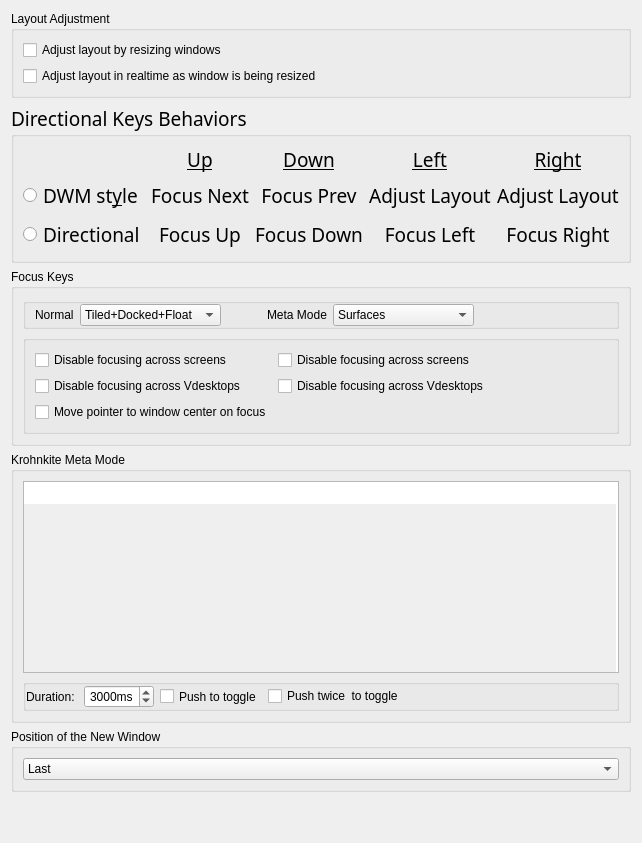
     <widget class="QWidget" name="_4_behaviorTab">
      <attribute name="title">
       <string>Behavior</string>
      </attribute>
      <layout class="QVBoxLayout" name="verticalLayout_6">
       <item>
        <widget class="QGroupBox" name="GB_1_layoutAdjustment">
         <property name="title">
          <string>Layout Adjustment</string>
         </property>
         <layout class="QVBoxLayout" name="verticalLayout_7">
          <item>
           <widget class="QCheckBox" name="kcfg_adjustLayout">
            <property name="toolTip">
             <string>Resizing window will cause layout to be adjusted. The actual behaviour might differ based on layout in use.</string>
            </property>
            <property name="text">
             <string>Adjust layout by resizing windows</string>
            </property>
           </widget>
          </item>
          <item>
           <widget class="QCheckBox" name="kcfg_adjustLayoutLive">
            <property name="toolTip">
             <string>If enabled, resizing window will immediately adjust layout. If disabled, layout will be adjusted *after* window resizing is over.</string>
            </property>
            <property name="text">
             <string>Adjust layout in realtime as window is being resized</string>
            </property>
           </widget>
          </item>
         </layout>
        </widget>
       </item>
       <item>
        <widget class="QGroupBox" name="GB_2_directionalMode">
         <property name="font">
          <font>
           <family>Noto Sans</family>
           <pointsize>14</pointsize>
           <italic>false</italic>
           <bold>false</bold>
          </font>
         </property>
         <property name="title">
          <string>Directional Keys Behaviors</string>
         </property>
         <layout class="QGridLayout" name="gridLayout_4">
          <item row="2" column="0">
           <widget class="QRadioButton" name="kcfg_directionalKeyFocus">
            <property name="sizePolicy">
             <sizepolicy hsizetype="Maximum" vsizetype="Fixed">
              <horstretch>0</horstretch>
              <verstretch>0</verstretch>
             </sizepolicy>
            </property>
            <property name="font">
             <font>
              <family>Noto Sans</family>
              <pointsize>14</pointsize>
              <italic>false</italic>
              <bold>false</bold>
             </font>
            </property>
            <property name="text">
             <string>Directional</string>
            </property>
            <attribute name="buttonGroup">
             <string notr="true">directionalKeyButtonGroup</string>
            </attribute>
           </widget>
          </item>
          <item row="0" column="4">
           <widget class="QLabel" name="label_5">
            <property name="font">
             <font>
              <family>Noto Sans</family>
              <pointsize>14</pointsize>
              <italic>false</italic>
              <bold>false</bold>
              <underline>true</underline>
             </font>
            </property>
            <property name="text">
             <string>Right</string>
            </property>
            <property name="alignment">
             <set>Qt::AlignmentFlag::AlignCenter</set>
            </property>
           </widget>
          </item>
          <item row="2" column="4">
           <widget class="QLabel" name="label_12">
            <property name="text">
             <string>Focus Right</string>
            </property>
            <property name="alignment">
             <set>Qt::AlignmentFlag::AlignCenter</set>
            </property>
           </widget>
          </item>
          <item row="1" column="2">
           <widget class="QLabel" name="label_6">
            <property name="text">
             <string>Focus Prev</string>
            </property>
            <property name="alignment">
             <set>Qt::AlignmentFlag::AlignCenter</set>
            </property>
           </widget>
          </item>
          <item row="0" column="3">
           <widget class="QLabel" name="label_4">
            <property name="font">
             <font>
              <family>Noto Sans</family>
              <pointsize>14</pointsize>
              <italic>false</italic>
              <bold>false</bold>
              <underline>true</underline>
             </font>
            </property>
            <property name="text">
             <string>Left</string>
            </property>
            <property name="alignment">
             <set>Qt::AlignmentFlag::AlignCenter</set>
            </property>
           </widget>
          </item>
          <item row="0" column="2">
           <widget class="QLabel" name="label_3">
            <property name="font">
             <font>
              <family>Noto Sans</family>
              <pointsize>14</pointsize>
              <italic>false</italic>
              <bold>false</bold>
              <underline>true</underline>
             </font>
            </property>
            <property name="text">
             <string>Down</string>
            </property>
            <property name="alignment">
             <set>Qt::AlignmentFlag::AlignCenter</set>
            </property>
           </widget>
          </item>
          <item row="1" column="3">
           <widget class="QLabel" name="label_7">
            <property name="text">
             <string>Adjust Layout</string>
            </property>
            <property name="alignment">
             <set>Qt::AlignmentFlag::AlignCenter</set>
            </property>
           </widget>
          </item>
          <item row="2" column="3">
           <widget class="QLabel" name="label_11">
            <property name="text">
             <string>Focus Left</string>
            </property>
            <property name="alignment">
             <set>Qt::AlignmentFlag::AlignCenter</set>
            </property>
           </widget>
          </item>
          <item row="1" column="1">
           <widget class="QLabel" name="label">
            <property name="text">
             <string>Focus Next</string>
            </property>
            <property name="alignment">
             <set>Qt::AlignmentFlag::AlignCenter</set>
            </property>
           </widget>
          </item>
          <item row="1" column="0">
           <widget class="QRadioButton" name="kcfg_directionalKeyDwm">
            <property name="sizePolicy">
             <sizepolicy hsizetype="Maximum" vsizetype="Fixed">
              <horstretch>0</horstretch>
              <verstretch>0</verstretch>
             </sizepolicy>
            </property>
            <property name="font">
             <font>
              <family>Noto Sans</family>
              <pointsize>14</pointsize>
              <italic>false</italic>
              <bold>false</bold>
             </font>
            </property>
            <property name="text">
             <string>DWM st&amp;yle</string>
            </property>
            <attribute name="buttonGroup">
             <string notr="true">directionalKeyButtonGroup</string>
            </attribute>
           </widget>
          </item>
          <item row="2" column="2">
           <widget class="QLabel" name="label_10">
            <property name="text">
             <string>Focus Down</string>
            </property>
            <property name="alignment">
             <set>Qt::AlignmentFlag::AlignCenter</set>
            </property>
           </widget>
          </item>
          <item row="2" column="1">
           <widget class="QLabel" name="label_9">
            <property name="text">
             <string>Focus Up</string>
            </property>
            <property name="alignment">
             <set>Qt::AlignmentFlag::AlignCenter</set>
            </property>
           </widget>
          </item>
          <item row="1" column="4">
           <widget class="QLabel" name="label_8">
            <property name="text">
             <string>Adjust Layout</string>
            </property>
            <property name="alignment">
             <set>Qt::AlignmentFlag::AlignCenter</set>
            </property>
           </widget>
          </item>
          <item row="0" column="1">
           <widget class="QLabel" name="label_2">
            <property name="font">
             <font>
              <family>Noto Sans</family>
              <pointsize>14</pointsize>
              <italic>false</italic>
              <bold>false</bold>
              <underline>true</underline>
             </font>
            </property>
            <property name="text">
             <string>Up</string>
            </property>
            <property name="alignment">
             <set>Qt::AlignmentFlag::AlignCenter</set>
            </property>
           </widget>
          </item>
         </layout>
        </widget>
       </item>
       <item>
        <widget class="QGroupBox" name="groupBox">
         <property name="title">
          <string>Focus Keys</string>
         </property>
         <layout class="QVBoxLayout" name="verticalLayout_15">
          <item>
           <widget class="QGroupBox" name="groupBox_2">
            <property name="title">
             <string/>
            </property>
            <property name="flat">
             <bool>true</bool>
            </property>
            <layout class="QGridLayout" name="gridLayout_34">
             <property name="topMargin">
              <number>0</number>
             </property>
             <property name="bottomMargin">
              <number>0</number>
             </property>
             <item row="0" column="6">
              <spacer name="horizontalSpacer_24">
               <property name="orientation">
                <enum>Qt::Orientation::Horizontal</enum>
               </property>
               <property name="sizeHint" stdset="0">
                <size>
                 <width>40</width>
                 <height>20</height>
                </size>
               </property>
              </spacer>
             </item>
             <item row="0" column="5">
              <widget class="QComboBox" name="kcfg_focusMeta">
               <property name="toolTip">
                <string>&lt;html&gt;&lt;head/&gt;&lt;body&gt;&lt;p&gt;What types of window can be focused using Krohnkite's focus keys in meta Mode. &lt;/p&gt;&lt;p&gt;Meta shortcuts: &lt;span style=&quot; font-weight:700;&quot;&gt;MetaFocusLeft&lt;/span&gt;, &lt;span style=&quot; font-weight:700;&quot;&gt;MetaFocusRight&lt;/span&gt;, &lt;span style=&quot; font-weight:700;&quot;&gt;MetaFocusUp&lt;/span&gt;, &lt;span style=&quot; font-weight:700;&quot;&gt;MetaFocusDown&lt;/span&gt;&lt;/p&gt;&lt;p&gt;These Meta Shortcuts have configured on the same Focus keys. Can be overridden in Krohnkite Meta Mode configuration settings (see wiki).&lt;/p&gt;&lt;p&gt;&lt;span style=&quot; font-weight:700;&quot;&gt;Special : focus up - &lt;/span&gt;walk on screens. &lt;span style=&quot; font-weight:700;&quot;&gt;focus down - &lt;/span&gt;walk on all the windows, even those that are not managed and  registered by Krohnkite. &lt;span style=&quot; font-weight:700;&quot;&gt;focus left/right - &lt;/span&gt;walk on Virtual Desktops.&lt;/p&gt;&lt;/body&gt;&lt;/html&gt;</string>
               </property>
               <property name="currentIndex">
                <number>1</number>
               </property>
               <item>
                <property name="text">
                 <string>Tiled+Docked+Float</string>
                </property>
               </item>
               <item>
                <property name="text">
                 <string>Surfaces</string>
                </property>
               </item>
               <item>
                <property name="text">
                 <string>Tiled</string>
                </property>
               </item>
               <item>
                <property name="text">
                 <string>Float</string>
                </property>
               </item>
               <item>
                <property name="text">
                 <string>Docked</string>
                </property>
               </item>
               <item>
                <property name="text">
                 <string>Tiled+Float</string>
                </property>
               </item>
               <item>
                <property name="text">
                 <string>Tiled+Docked</string>
                </property>
               </item>
               <item>
                <property name="text">
                 <string>Float+Docked</string>
                </property>
               </item>
               <item>
                <property name="text">
                 <string>Special</string>
                </property>
               </item>
              </widget>
             </item>
             <item row="0" column="0">
              <widget class="QLabel" name="label_62">
               <property name="text">
                <string>Normal</string>
               </property>
              </widget>
             </item>
             <item row="0" column="1">
              <widget class="QComboBox" name="kcfg_focusNormal">
               <property name="toolTip">
                <string>&lt;html&gt;&lt;head/&gt;&lt;body&gt;&lt;p&gt;What types of window can be focused using Krohnkite's focus keys. &lt;/p&gt;&lt;p&gt;&lt;span style=&quot; font-weight:700;&quot;&gt;Special : focus up - &lt;/span&gt;walk on screens. &lt;span style=&quot; font-weight:700;&quot;&gt;focus down - &lt;/span&gt;walk on all the windows, even those that are not managed and  registered by Krohnkite. &lt;span style=&quot; font-weight:700;&quot;&gt;focus left/right - &lt;/span&gt;walk on Virtual Desktops.&lt;/p&gt;&lt;/body&gt;&lt;/html&gt;</string>
               </property>
               <item>
                <property name="text">
                 <string>Tiled+Docked+Float</string>
                </property>
               </item>
               <item>
                <property name="text">
                 <string>Surfaces</string>
                </property>
               </item>
               <item>
                <property name="text">
                 <string>Tiled</string>
                </property>
               </item>
               <item>
                <property name="text">
                 <string>Float</string>
                </property>
               </item>
               <item>
                <property name="text">
                 <string>Docked</string>
                </property>
               </item>
               <item>
                <property name="text">
                 <string>Tiled+Float</string>
                </property>
               </item>
               <item>
                <property name="text">
                 <string>Tiled+Docked</string>
                </property>
               </item>
               <item>
                <property name="text">
                 <string>Float+Docked</string>
                </property>
               </item>
               <item>
                <property name="text">
                 <string>Special</string>
                </property>
               </item>
              </widget>
             </item>
             <item row="0" column="3">
              <widget class="QLabel" name="label_63">
               <property name="text">
                <string>Meta Mode</string>
               </property>
               <property name="margin">
                <number>0</number>
               </property>
              </widget>
             </item>
             <item row="0" column="2">
              <spacer name="horizontalSpacer_26">
               <property name="orientation">
                <enum>Qt::Orientation::Horizontal</enum>
               </property>
               <property name="sizeType">
                <enum>QSizePolicy::Policy::Minimum</enum>
               </property>
               <property name="sizeHint" stdset="0">
                <size>
                 <width>40</width>
                 <height>20</height>
                </size>
               </property>
              </spacer>
             </item>
            </layout>
           </widget>
          </item>
          <item>
           <widget class="QGroupBox" name="groupBox_3">
            <property name="title">
             <string/>
            </property>
            <property name="flat">
             <bool>true</bool>
            </property>
            <layout class="QGridLayout" name="gridLayout_35">
             <item row="0" column="0">
              <widget class="QCheckBox" name="kcfg_focusNormalDisableScreens">
               <property name="toolTip">
                <string>&lt;html&gt;&lt;head/&gt;&lt;body&gt;&lt;p&gt;&lt;br/&gt;&lt;/p&gt;&lt;/body&gt;&lt;/html&gt;</string>
               </property>
               <property name="text">
                <string>Disable focusing across screens</string>
               </property>
              </widget>
             </item>
             <item row="1" column="1">
              <widget class="QCheckBox" name="kcfg_focusMetaDisableVDesktops">
               <property name="toolTip">
                <string>&lt;html&gt;&lt;head/&gt;&lt;body&gt;&lt;p&gt;&lt;br/&gt;&lt;/p&gt;&lt;/body&gt;&lt;/html&gt;</string>
               </property>
               <property name="text">
                <string>Disable focusing across Vdesktops</string>
               </property>
              </widget>
             </item>
             <item row="0" column="1">
              <widget class="QCheckBox" name="kcfg_focusMetaDisableScreens">
               <property name="toolTip">
                <string>&lt;html&gt;&lt;head/&gt;&lt;body&gt;&lt;p&gt;&lt;br/&gt;&lt;/p&gt;&lt;/body&gt;&lt;/html&gt;</string>
               </property>
               <property name="text">
                <string>Disable focusing across screens</string>
               </property>
              </widget>
             </item>
             <item row="1" column="0">
              <widget class="QCheckBox" name="kcfg_focusNormalDisableVDesktops">
               <property name="toolTip">
                <string>&lt;html&gt;&lt;head/&gt;&lt;body&gt;&lt;p&gt;&lt;br/&gt;&lt;/p&gt;&lt;/body&gt;&lt;/html&gt;</string>
               </property>
               <property name="text">
                <string>Disable focusing across Vdesktops</string>
               </property>
              </widget>
             </item>
             <item row="2" column="0">
              <widget class="QCheckBox" name="kcfg_movePointerOnFocus">
               <property name="toolTip">
                <string>Move mouse cursor to the center of a window when it becomes focused</string>
               </property>
               <property name="text">
                <string>Move pointer to window center on focus</string>
               </property>
              </widget>
             </item>
             <item row="0" column="2">
              <spacer name="horizontalSpacer_25">
               <property name="orientation">
                <enum>Qt::Orientation::Horizontal</enum>
               </property>
               <property name="sizeHint" stdset="0">
                <size>
                 <width>40</width>
                 <height>20</height>
                </size>
               </property>
              </spacer>
             </item>
            </layout>
           </widget>
          </item>
         </layout>
        </widget>
       </item>
       <item>
        <widget class="QGroupBox" name="GB_3_metaShortcut">
         <property name="title">
          <string>Krohnkite Meta Mode</string>
         </property>
         <layout class="QVBoxLayout" name="verticalLayout_3">
          <item>
           <widget class="QPlainTextEdit" name="kcfg_metaConf">
            <property name="sizePolicy">
             <sizepolicy hsizetype="Expanding" vsizetype="Minimum">
              <horstretch>0</horstretch>
              <verstretch>0</verstretch>
             </sizepolicy>
            </property>
            <property name="toolTip">
             <string>&lt;html&gt;&lt;head/&gt;&lt;body&gt;&lt;p&gt;Redefining the default keybindings in Meta Mode (see the wiki for details)&lt;/p&gt;&lt;p&gt;Format(Case Sensitive): functionality1=functionality2&amp;lt;enter&amp;gt;&lt;/p&gt;&lt;p&gt;where functionality1 is what you shortcut push, functionality2 - what functionality will run in Meta Mode For example:&lt;/p&gt;&lt;p&gt;RaiseSurfaceCapacity=ResetSurfaceCapacity&lt;/p&gt;&lt;/body&gt;&lt;/html&gt;</string>
            </property>
            <property name="overwriteMode">
             <bool>false</bool>
            </property>
            <property name="backgroundVisible">
             <bool>true</bool>
            </property>
            <property name="centerOnScroll">
             <bool>true</bool>
            </property>
           </widget>
          </item>
          <item>
           <widget class="QGroupBox" name="GB_2_metaDuration">
            <property name="sizePolicy">
             <sizepolicy hsizetype="Preferred" vsizetype="Preferred">
              <horstretch>0</horstretch>
              <verstretch>0</verstretch>
             </sizepolicy>
            </property>
            <property name="title">
             <string/>
            </property>
            <property name="flat">
             <bool>true</bool>
            </property>
            <layout class="QGridLayout" name="gridLayout_31">
             <property name="leftMargin">
              <number>0</number>
             </property>
             <property name="topMargin">
              <number>0</number>
             </property>
             <property name="bottomMargin">
              <number>0</number>
             </property>
             <property name="horizontalSpacing">
              <number>6</number>
             </property>
             <property name="verticalSpacing">
              <number>0</number>
             </property>
             <item row="0" column="3">
              <widget class="QCheckBox" name="kcfg_metaIsPushedTwice">
               <property name="sizePolicy">
                <sizepolicy hsizetype="Preferred" vsizetype="Fixed">
                 <horstretch>0</horstretch>
                 <verstretch>0</verstretch>
                </sizepolicy>
               </property>
               <property name="maximumSize">
                <size>
                 <width>16777215</width>
                 <height>20</height>
                </size>
               </property>
               <property name="sizeIncrement">
                <size>
                 <width>0</width>
                 <height>0</height>
                </size>
               </property>
               <property name="toolTip">
                <string>&lt;html&gt;&lt;head/&gt;&lt;body&gt;&lt;p&gt;Push twice the meta shortcut to enable/disable the Meta Mode&lt;/p&gt;&lt;/body&gt;&lt;/html&gt;</string>
               </property>
               <property name="text">
                <string>Push twice  to toggle</string>
               </property>
              </widget>
             </item>
             <item row="0" column="0">
              <widget class="QLabel" name="label_61">
               <property name="text">
                <string>Duration: </string>
               </property>
              </widget>
             </item>
             <item row="0" column="1">
              <widget class="QSpinBox" name="kcfg_metaTimeout">
               <property name="focusPolicy">
                <enum>Qt::FocusPolicy::StrongFocus</enum>
               </property>
               <property name="toolTip">
                <string>&lt;html&gt;&lt;head/&gt;&lt;body&gt;&lt;p&gt;Time Duration in milliseconds before the Meta Mode is automatically disabled&lt;/p&gt;&lt;/body&gt;&lt;/html&gt;</string>
               </property>
               <property name="alignment">
                <set>Qt::AlignmentFlag::AlignCenter</set>
               </property>
               <property name="suffix">
                <string>ms</string>
               </property>
               <property name="minimum">
                <number>100</number>
               </property>
               <property name="maximum">
                <number>9999</number>
               </property>
               <property name="value">
                <number>3000</number>
               </property>
              </widget>
             </item>
             <item row="0" column="4">
              <spacer name="horizontalSpacer_22">
               <property name="orientation">
                <enum>Qt::Orientation::Horizontal</enum>
               </property>
               <property name="sizeHint" stdset="0">
                <size>
                 <width>40</width>
                 <height>20</height>
                </size>
               </property>
              </spacer>
             </item>
             <item row="0" column="2">
              <widget class="QCheckBox" name="kcfg_metaIsToggle">
               <property name="sizePolicy">
                <sizepolicy hsizetype="Preferred" vsizetype="Preferred">
                 <horstretch>0</horstretch>
                 <verstretch>0</verstretch>
                </sizepolicy>
               </property>
               <property name="toolTip">
                <string>&lt;html&gt;&lt;head/&gt;&lt;body&gt;&lt;p&gt;Krohnkite Meta shorcut works as a switcher of the Meta Mode&lt;/p&gt;&lt;/body&gt;&lt;/html&gt;</string>
               </property>
               <property name="text">
                <string>Push to toggle</string>
               </property>
              </widget>
             </item>
            </layout>
           </widget>
          </item>
         </layout>
        </widget>
       </item>
       <item>
        <widget class="QGroupBox" name="GB_4_newWindowPositions">
         <property name="title">
          <string>Position of the New Window</string>
         </property>
         <layout class="QVBoxLayout" name="verticalLayout_9">
          <item alignment="Qt::AlignmentFlag::AlignVCenter">
           <widget class="QComboBox" name="kcfg_newWindowPosition">
            <property name="minimumSize">
             <size>
              <width>400</width>
              <height>0</height>
             </size>
            </property>
            <item>
             <property name="text">
              <string>Last</string>
             </property>
            </item>
            <item>
             <property name="text">
              <string>First</string>
             </property>
            </item>
            <item>
             <property name="text">
              <string>Second</string>
             </property>
            </item>
           </widget>
          </item>
         </layout>
        </widget>
       </item>
       <item>
        <spacer name="verticalSpacer_3">
         <property name="orientation">
          <enum>Qt::Orientation::Vertical</enum>
         </property>
         <property name="sizeHint" stdset="0">
          <size>
           <width>20</width>
           <height>40</height>
          </size>
         </property>
        </spacer>
       </item>
      </layout>
     </widget>
